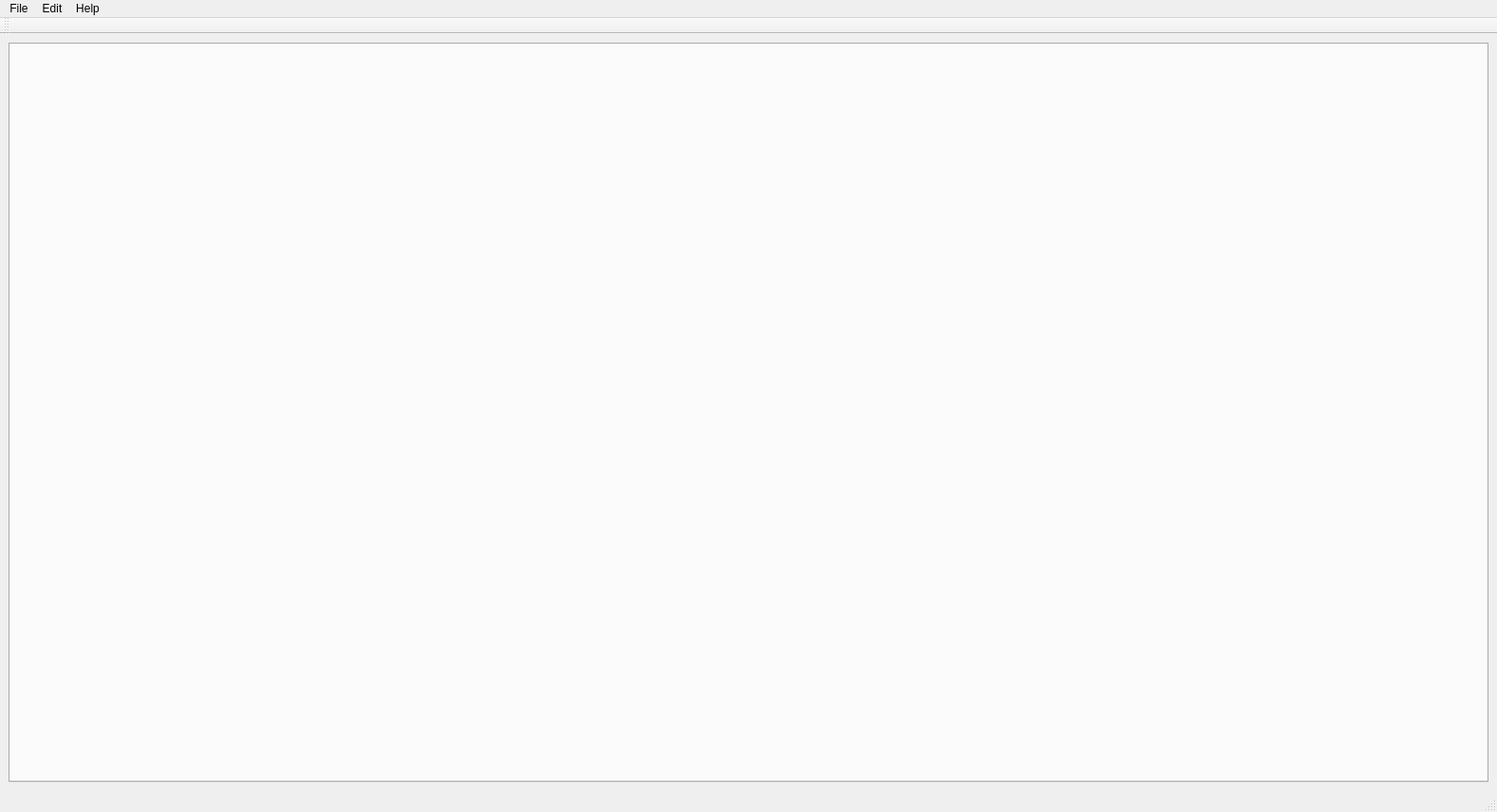
<?xml version="1.0" encoding="UTF-8"?>
<ui version="4.0">
 <class>MainWindow</class>
 <widget class="QMainWindow" name="MainWindow">
  <property name="geometry">
   <rect>
    <x>0</x>
    <y>0</y>
    <width>1579</width>
    <height>857</height>
   </rect>
  </property>
  <property name="minimumSize">
   <size>
    <width>550</width>
    <height>300</height>
   </size>
  </property>
  <property name="windowTitle">
   <string>XPlor</string>
  </property>
  <property name="styleSheet">
   <string notr="true">QMainWindow {

}</string>
  </property>
  <widget class="QWidget" name="centralwidget">
   <layout class="QGridLayout" name="gridLayout">
    <item row="0" column="0">
     <widget class="QTabWidget" name="tabWidget">
      <property name="currentIndex">
       <number>-1</number>
      </property>
      <property name="tabsClosable">
       <bool>true</bool>
      </property>
      <property name="movable">
       <bool>true</bool>
      </property>
     </widget>
    </item>
   </layout>
  </widget>
  <widget class="QMenuBar" name="menuBar">
   <property name="geometry">
    <rect>
     <x>0</x>
     <y>0</y>
     <width>1579</width>
     <height>21</height>
    </rect>
   </property>
   <widget class="QMenu" name="menuFile">
    <property name="title">
     <string>File</string>
    </property>
    <widget class="QMenu" name="menuRecent">
     <property name="title">
      <string>Recent...</string>
     </property>
    </widget>
    <widget class="QMenu" name="menuImport">
     <property name="title">
      <string>Import...</string>
     </property>
    </widget>
    <addaction name="actionNew_File_2"/>
    <addaction name="actionNew_Fast_File"/>
    <addaction name="actionNew_Zone_File"/>
    <addaction name="separator"/>
    <addaction name="actionOpen_Fast_File"/>
    <addaction name="actionOpen_Zone_File"/>
    <addaction name="actionOpen_Folder"/>
    <addaction name="menuImport"/>
    <addaction name="separator"/>
    <addaction name="actionSave"/>
    <addaction name="actionSave_As"/>
    <addaction name="separator"/>
    <addaction name="menuRecent"/>
   </widget>
   <widget class="QMenu" name="menuEdit">
    <property name="title">
     <string>Edit</string>
    </property>
    <widget class="QMenu" name="menuUndo_History">
     <property name="title">
      <string>Undo History...</string>
     </property>
    </widget>
    <widget class="QMenu" name="menuRedo_History">
     <property name="title">
      <string>Redo History...</string>
     </property>
    </widget>
    <addaction name="actionUndo"/>
    <addaction name="actionRedo"/>
    <addaction name="separator"/>
    <addaction name="actionCut"/>
    <addaction name="actionCopy"/>
    <addaction name="actionPaste"/>
    <addaction name="actionRename"/>
    <addaction name="actionDelete"/>
    <addaction name="separator"/>
    <addaction name="actionFind_2"/>
    <addaction name="actionEdit_Value"/>
    <addaction name="actionEdit_as_Hex"/>
    <addaction name="separator"/>
    <addaction name="menuUndo_History"/>
    <addaction name="menuRedo_History"/>
    <addaction name="actionClear_Undo_History"/>
    <addaction name="separator"/>
    <addaction name="actionPreferences"/>
   </widget>
   <widget class="QMenu" name="menuHelp">
    <property name="title">
     <string>Help</string>
    </property>
    <addaction name="actionAbout"/>
    <addaction name="actionCheck_for_Updates"/>
   </widget>
   <addaction name="menuFile"/>
   <addaction name="menuEdit"/>
   <addaction name="menuHelp"/>
  </widget>
  <widget class="QToolBar" name="toolBar">
   <property name="windowTitle">
    <string>toolBar</string>
   </property>
   <attribute name="toolBarArea">
    <enum>TopToolBarArea</enum>
   </attribute>
   <attribute name="toolBarBreak">
    <bool>false</bool>
   </attribute>
  </widget>
  <widget class="QStatusBar" name="statusBar"/>
  <action name="actionNew_File_2">
   <property name="icon">
    <iconset resource="data/data.qrc">
     <normaloff>:/icons/icons/Icon_NewFile.png</normaloff>:/icons/icons/Icon_NewFile.png</iconset>
   </property>
   <property name="text">
    <string>New</string>
   </property>
  </action>
  <action name="actionNew_Fast_File">
   <property name="icon">
    <iconset resource="data/data.qrc">
     <normaloff>:/icons/icons/Icon_NewFile.png</normaloff>:/icons/icons/Icon_NewFile.png</iconset>
   </property>
   <property name="text">
    <string>New Fast File</string>
   </property>
  </action>
  <action name="actionNew_Zone_File">
   <property name="icon">
    <iconset resource="data/data.qrc">
     <normaloff>:/icons/icons/Icon_NewFile.png</normaloff>:/icons/icons/Icon_NewFile.png</iconset>
   </property>
   <property name="text">
    <string>New Zone File</string>
   </property>
  </action>
  <action name="actionOpen_Fast_File">
   <property name="icon">
    <iconset resource="data/data.qrc">
     <normaloff>:/icons/icons/Icon_OpenFile.png</normaloff>:/icons/icons/Icon_OpenFile.png</iconset>
   </property>
   <property name="text">
    <string>Open Fast File</string>
   </property>
  </action>
  <action name="actionOpen_Zone_File">
   <property name="icon">
    <iconset resource="data/data.qrc">
     <normaloff>:/icons/icons/Icon_OpenFile.png</normaloff>:/icons/icons/Icon_OpenFile.png</iconset>
   </property>
   <property name="text">
    <string>Open Zone File</string>
   </property>
  </action>
  <action name="actionOpen_Folder">
   <property name="icon">
    <iconset resource="data/data.qrc">
     <normaloff>:/icons/icons/Icon_OpenFile.png</normaloff>:/icons/icons/Icon_OpenFile.png</iconset>
   </property>
   <property name="text">
    <string>Open Folder</string>
   </property>
  </action>
  <action name="actionSave">
   <property name="icon">
    <iconset resource="data/data.qrc">
     <normaloff>:/icons/icons/Icon_Save.png</normaloff>:/icons/icons/Icon_Save.png</iconset>
   </property>
   <property name="text">
    <string>Save</string>
   </property>
  </action>
  <action name="actionSave_As">
   <property name="text">
    <string>Save As</string>
   </property>
  </action>
  <action name="actione">
   <property name="text">
    <string>e</string>
   </property>
  </action>
  <action name="actionFile">
   <property name="text">
    <string>File</string>
   </property>
  </action>
  <action name="actionFolder">
   <property name="text">
    <string>Folder</string>
   </property>
  </action>
  <action name="actionNew_File">
   <property name="text">
    <string>New File</string>
   </property>
  </action>
  <action name="actionNew_Fast_File_2">
   <property name="text">
    <string>New Fast File</string>
   </property>
  </action>
  <action name="actionNew_Zone_File_2">
   <property name="text">
    <string>New Zone File</string>
   </property>
  </action>
  <action name="actionFrom_Clipboard">
   <property name="text">
    <string>From Clipboard</string>
   </property>
  </action>
  <action name="actionMaterial">
   <property name="text">
    <string>Material</string>
   </property>
  </action>
  <action name="actionSound">
   <property name="text">
    <string>Sound</string>
   </property>
  </action>
  <action name="actionUndo">
   <property name="text">
    <string>Undo</string>
   </property>
  </action>
  <action name="actionRedo">
   <property name="text">
    <string>Redo</string>
   </property>
  </action>
  <action name="actionCut">
   <property name="icon">
    <iconset resource="data/data.qrc">
     <normaloff>:/icons/icons/Icon_Cut.png</normaloff>:/icons/icons/Icon_Cut.png</iconset>
   </property>
   <property name="text">
    <string>Cut</string>
   </property>
  </action>
  <action name="actionCopy">
   <property name="icon">
    <iconset resource="data/data.qrc">
     <normaloff>:/icons/icons/Icon_Copy.png</normaloff>:/icons/icons/Icon_Copy.png</iconset>
   </property>
   <property name="text">
    <string>Copy</string>
   </property>
  </action>
  <action name="actionPaste">
   <property name="icon">
    <iconset resource="data/data.qrc">
     <normaloff>:/icons/icons/Icon_Paste.png</normaloff>:/icons/icons/Icon_Paste.png</iconset>
   </property>
   <property name="text">
    <string>Paste</string>
   </property>
  </action>
  <action name="actionRename">
   <property name="text">
    <string>Rename</string>
   </property>
  </action>
  <action name="actionEdit_Value">
   <property name="text">
    <string>Edit Value</string>
   </property>
  </action>
  <action name="actionEdit_as_Hex">
   <property name="text">
    <string>Edit as Hex</string>
   </property>
  </action>
  <action name="actionDelete">
   <property name="text">
    <string>Delete</string>
   </property>
  </action>
  <action name="actiond">
   <property name="text">
    <string>d</string>
   </property>
  </action>
  <action name="actiond_2">
   <property name="text">
    <string>d</string>
   </property>
  </action>
  <action name="actionClear_Undo_History">
   <property name="text">
    <string>Clear Undo History</string>
   </property>
  </action>
  <action name="actionFind">
   <property name="text">
    <string>Find</string>
   </property>
  </action>
  <action name="actionAbout">
   <property name="text">
    <string>About</string>
   </property>
  </action>
  <action name="actionChange_Icons">
   <property name="text">
    <string>Change Icons</string>
   </property>
  </action>
  <action name="actionCheck_for_Updates">
   <property name="text">
    <string>Check for Updates</string>
   </property>
  </action>
  <action name="actionFind_2">
   <property name="icon">
    <iconset resource="data/data.qrc">
     <normaloff>:/icons/icons/Icon_Find.png</normaloff>:/icons/icons/Icon_Find.png</iconset>
   </property>
   <property name="text">
    <string>Find</string>
   </property>
  </action>
  <action name="actionPreferences">
   <property name="text">
    <string>Preferences...</string>
   </property>
  </action>
 </widget>
 <resources>
  <include location="data/data.qrc"/>
 </resources>
 <connections/>
</ui>
